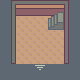

A level layout from a 2D game, rendered from its tile map. Below: a short description, then the map file with tile-grid data replaced by summaries:
An orthogonal 5x5 tile map with 16x16 px tiles, 2 tile layers (Tile Layer 1, Tile Layer 2), 5 tilesets and 2 objects (2x Door).

<map version="1.9" tiledversion="1.9.0" orientation="orthogonal" renderorder="right-down" width="5" height="5" tilewidth="16" tileheight="16" infinite="0" backgroundcolor="#e1f5fe" nextlayerid="11" nextobjectid="56">
 <properties>
  <property name="action">(if (== (last-place) "43")
    (map-name "Observation Tower"))
</property>
  <property name="disable-minimap" type="bool" value="true" />
  <property name="music" value="route-2" />
 </properties>
 <tileset firstgid="1" source="../tilesets/outdoor-1.tsx" />
 <tileset firstgid="129" source="../tilesets/monsters.tsx" />
 <tileset firstgid="204" source="../tilesets/npc_common.tsx" />
 <tileset firstgid="256" source="../tilesets/outdoor-2.tsx" />
 <tileset firstgid="416" source="../tilesets/indoor.tsx" />
 <layer id="1" name="Tile Layer 1" width="5" height="5">
  <data>[25 cells, 25 non-empty, 10 distinct tile ids]</data>
 </layer>
 <objectgroup id="9" name="npc" />
 <layer id="6" name="Tile Layer 2" width="5" height="5">
  <data>[25 cells, 2 non-empty, 2 distinct tile ids]</data>
 </layer>
 <objectgroup id="8" name="items" />
 <objectgroup id="10" name="spawn points">
  <object id="51" class="Door" x="32" y="48" width="16" height="16">
   <properties>
    <property name="mainDoor" type="bool" value="true" />
    <property name="orientation" type="int" value="1" />
    <property name="roomId" value="43" />
   </properties>
  </object>
  <object id="55" class="Door" x="32" y="16" width="16" height="16">
   <properties>
    <property name="orientation" type="int" value="3" />
    <property name="roomId" value="43_tower_2" />
   </properties>
  </object>
 </objectgroup>
</map>
